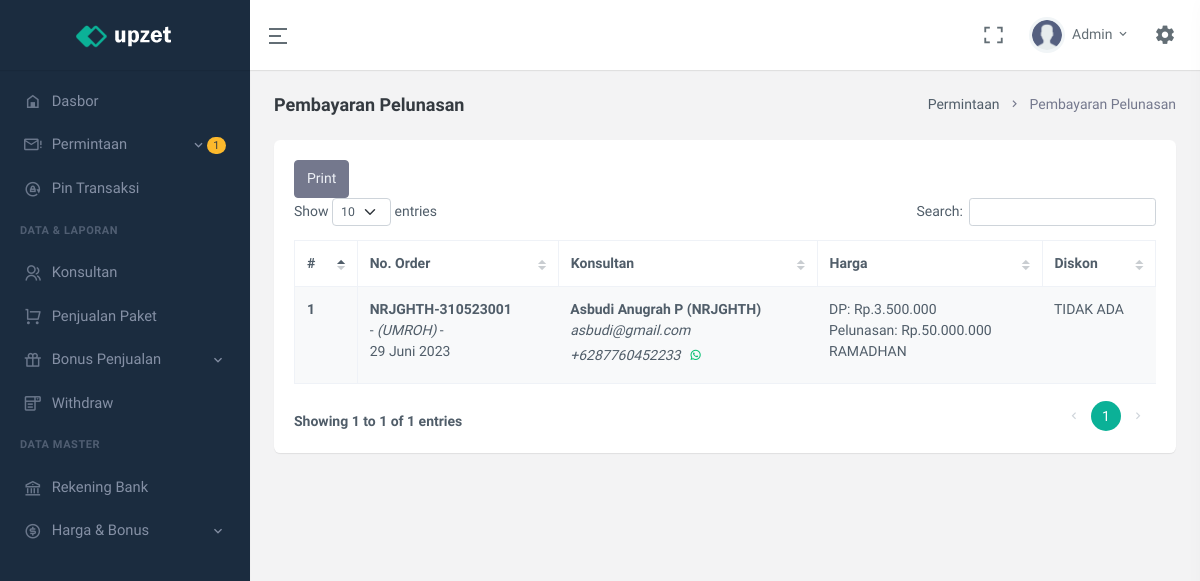
Page /pending-pelunasan.php (signed in) on the earlier database version.
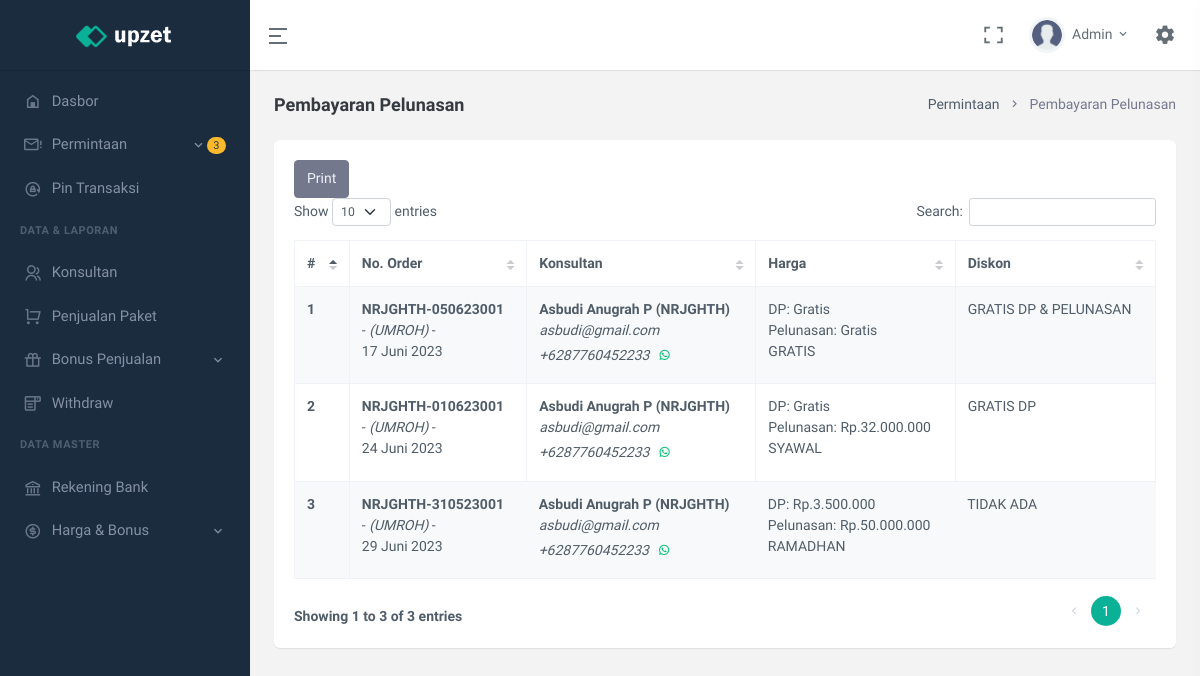
Same page on the later database version.
### tables this page shows
CREATE TABLE `user` (
  `id` int(11) UNSIGNED NOT NULL,
  `code_referral` varchar(7) NOT NULL,
  `email` varchar(250) NOT NULL,
  `name` varchar(25) NOT NULL,
  `no_telpn` varchar(25) NOT NULL,
  `password` text NOT NULL,
  `role_user` enum('ADMIN','OWNER','KONSULTAN') NOT NULL DEFAULT 'KONSULTAN',
  `upline` varchar(7) NOT NULL DEFAULT 'ADMIN',
  `status` enum('AKTIF','TIDAK AKTIF') NOT NULL DEFAULT 'TIDAK AKTIF',
  `join_date` datetime NOT NULL
);

CREATE TABLE `data_penjualan` (
  `id` int(11) UNSIGNED NOT NULL,
  `code_order` varchar(20) NOT NULL,
  `perekrut` varchar(7) NOT NULL,
  `direkrut` varchar(7) NOT NULL,
  `category` enum('UMROH','HAJI') NOT NULL,
  `is_diskon` enum('GRATIS DP & PELUNASAN','GRATIS DP','TIDAK ADA') NOT NULL,
  `uang_muka` double NOT NULL,
  `bukti_tf_uang_muka` text NOT NULL,
  `paket_pelunasan` enum('REGULER','EKSEKUTIF','RAMADHAN','SYAWAL','GRATIS') DEFAULT NULL,
  `uang_pelunasan` double DEFAULT 0,
  `bukti_tf_pelunasan` text DEFAULT NULL,
  `status` enum('PENDING','DITOLAK','MENUNGGU PELUNASAN','MENUNGGU KONFIRMASI PELUNASAN','PELUNASAN DITOLAK','LUNAS') NOT NULL DEFAULT 'PENDING',
  `date` datetime NOT NULL
);

### pending-pelunasan.php (the view, shortened to what the changed rows need)
<?php
    include "config/userLogin.php";
    include "config/pendingPelunasanConfig.php";
?>
<!doctype html>
<html lang="en">
<head>
    <link href="assets/libs/datatables.net-bs4/css/dataTables.bootstrap4.min.css" rel="stylesheet" type="text/css" />
    <link href="assets/libs/datatables.net-buttons-bs4/css/buttons.bootstrap4.min.css" rel="stylesheet"
        type="text/css" />
    <link href="assets/libs/datatables.net-responsive-bs4/css/responsive.bootstrap4.min.css" rel="stylesheet"
        type="text/css" />
    <link href="assets/libs/sweetalert2/sweetalert2.min.css" rel="stylesheet" type="text/css" />
    <link href="assets/css/bootstrap.min.css" id="bootstrap-style" rel="stylesheet" type="text/css" />
    <link href="assets/css/icons.min.css" rel="stylesheet" type="text/css" />
    <link href="assets/css/app.min.css" id="app-style" rel="stylesheet" type="text/css" />
</head>
<body data-sidebar="dark">
    <div id="layout-wrapper">
        <?php include "partial/topBar.php" ?>
        <?php include "partial/sideBar.php" ?>
        <div class="main-content">
            <div class="page-content">
                <div class="container-fluid">
                    <div class="row">
                        <div class="col-12">
                            <div class="page-title-box d-sm-flex align-items-center justify-content-between">
                                <h4 class="mb-sm-0"><?= $title ?></h4>
                                <div class="page-title-right">
                                    <ol class="breadcrumb m-0">
                                        <li class="breadcrumb-item"><a
                                                href="javascript: void(0);"><?= $role_user == "ADMIN" ? "Permintaan" : "Proses Order" ?></a>
                                        </li>
                                        <li class="breadcrumb-item active">
                                            <?= $title ?></li>
                                    </ol>
                                </div>
                            </div>
                        </div>
                    </div>
                    <div class="row">
                        <div class="col-12">
                            <div class="card">
                                <div class="card-body">
                                    <div id="downloadPdfBtn"></div>
                                    <table id="datatable" class="table table-striped dt-responsive table-bordered nowrap" style="border-collapse: collapse; border-spacing: 0; width: 100%;">
                                        <thead>
                                            <tr>
                                                <th>#</th>
                                                <th>No. Order</th>
                                                <?php if($role_user == "ADMIN"){ ?>
                                                    <th>Konsultan</th>
                                                <?php } ?>
                                                <th>Harga</th>
                                                <th>Diskon</th>
                                            </tr>
                                        </thead>
                                        <tbody>
                                            <?= dataTable() ?>
                                        </tbody>
                                    </table>
                                </div>
                            </div>
                        </div>
                    </div>
                </div>
            </div>
        </div>
    </div>
</body>
</html>

### partial/topBar.php (shortened to what the changed rows need)
<header id="page-topbar">
    <div class="navbar-header">
        <div class="d-flex">
            <div class="dropdown d-inline-block user-dropdown">
                <button type="button" class="btn header-item waves-effect" id="page-header-user-dropdown"
                    data-bs-toggle="dropdown" aria-haspopup="true" aria-expanded="false">
                    <img class="rounded-circle header-profile-user" src="assets/images/users/avatar-2.png"
                        alt="Header Avatar">
                    <span class="d-none d-xl-inline-block ms-1"><?= explode(" ",$name)[0] ?></span>
                    <i class="mdi mdi-chevron-down d-none d-xl-inline-block"></i>
                </button>
            </div>
        </div>
    </div>
</header>

### partial/sideBar.php (shortened to what the changed rows need)
<?php
    $dataPenjualanClass = new dataPenjualanClass();
    $withdrawClass = new withdrawClass();
?>
<div class="vertical-menu">
    <div data-simplebar class="h-100">
        <div id="sidebar-menu">
            <ul class="metismenu list-unstyled" id="side-menu">
                <?php
                    if($role_user == "ADMIN"){
                        $dataNotif = $dataPenjualanClass->selectDataPenjualan("all");
                        $orderNumPendingNotif = 0;
                        $orderNumPendingPelunansanNotif = 0;
                        foreach($dataNotif['data'] as $row){
                            if($row['status'] == "PENDING"){
                                $orderNumPendingNotif += 1;
                            }elseif($row['status'] == "MENUNGGU KONFIRMASI PELUNASAN"){
                                $orderNumPendingPelunansanNotif += 1;
                            }
                        }
                        $dataWd = $withdrawClass->selectWithdraw("oneCondition", "status", "PENDING");
                        $wdnUMPending = $dataWd['nums'];
                ?>
                    <li>
                        <a href="javascript: void(0);" class="has-arrow waves-effect">
                            <i class="mdi mdi-email-alert-outline"></i>
                            <?php if($orderNumPendingNotif + $orderNumPendingPelunansanNotif + $wdnUMPending > 0){ ?>
                                <span class="badge rounded-pill bg-warning text-dark float-end"><?= $orderNumPendingNotif + $orderNumPendingPelunansanNotif + $wdnUMPending ?></span>
                            <?php } ?>
                            <span>Permintaan</span>
                        </a>
                    </li>
                <?php } ?>
            </ul>
        </div>
    </div>
</div>

### config/pendingPelunasanConfig.php (shortened to what the changed rows need)
<?php
$dataJamaahClass = new dataJamaahClass();
$dataPenjualanClass = new dataPenjualanClass();
$title = $role_user == "ADMIN" ? "Pembayaran Pelunasan" : "Pending Pelunasan";
function dataTable(){
    global $dataPenjualanClass;
    global $role_user;
    $num = 1;
    $data = $dataPenjualanClass->selectDataPenjualan("oneCondition", "perekrut", $_SESSION['id_nrjtour']);
    if($role_user == "ADMIN"){
        $data = $dataPenjualanClass->selectDataPenjualan("all");
    }
    foreach($data['data'] as $row){
        $infoUser = "";
        if($role_user == "ADMIN"){
            $infoUser = '<td>
                            <strong>' . dataUser($row['perekrut'])['name'] . ' (' . $row['perekrut'] . ')</strong><br>
                            <i>' . dataUser($row['perekrut'])['email'] . '</i><br>
                            <i>+62' . dataUser($row['perekrut'])['no_telpn'] . '</i><a href="https://api.whatsapp.com/send?phone=62' . dataUser($row['perekrut'])['no_telpn'] . '" class="btn btn-sm text-success radius-5"><i class="mx-auto ri-whatsapp-line"></i></a><br>
                        </td>';
        }
        $btn = $row['status'] == "MENUNGGU KONFIRMASI PELUNASAN" ? '-,-' : '<a href="#resend' . $row['code_order'] . '" data-bs-toggle="modal" class="btn btn-sm btn-warning"><i class="mx-auto ri-restart-line"></i></a>';
        $show = $row['status'] == "MENUNGGU KONFIRMASI PELUNASAN" || $row['status'] == "PELUNASAN DITOLAK" ? true : false;
        if($role_user == "ADMIN"){
            $btn = '<a href="#confirmDp' . $row['code_order'] . '" data-bs-toggle="modal" class="btn btn-sm btn-success"><i class="mx-auto ri-check-line"></i></a>';
            $show = $row['status'] == "MENUNGGU KONFIRMASI PELUNASAN" ? true : false;
        }
        if($show){
            $dpFee = $row['uang_muka'] > 0 ? "Rp." . number_format($row['uang_muka'],0,",",".") : "Gratis";
            $pelunasanFee = $row['uang_pelunasan'] > 0 ? "Rp." . number_format($row['uang_pelunasan'],0,",",".") : "Gratis";
            echo '<tr>
                    <th> ' . $num++ . ' </th>
                    <td><strong>' . $row['code_order'] . '</strong><br> - <i>(' . $row['category'] . ')</i> - <br>' . dataJamaah($row['code_order'])['tgl_berangkat'] . '</td>
                    ' . $infoUser . '
                    <td>
                        DP: ' . $dpFee . '<br>
                        Pelunasan: ' . $pelunasanFee . '<br>
                        ' . $row['paket_pelunasan'] . '
                    </td>
                    <td> ' . $row['is_diskon'] . ' </td>
                    <td>
                        <strong>' . dataUser($row['direkrut'])['name'] . ' (' . $row['direkrut'] . ')</strong><br>
                        <i>' . dataUser($row['direkrut'])['email'] . '</i><br>
                        <i>+62' . dataUser($row['direkrut'])['no_telpn'] . '</i><a href="https://api.whatsapp.com/send?phone=62' . dataUser($row['direkrut'])['no_telpn'] . '" class="btn btn-sm text-success radius-5"><i class="mx-auto ri-whatsapp-line"></i></a><br>
                        <a href="#detailJamaah' . $row['code_order'] . '" data-bs-toggle="modal">Detail</a>
                    </td>
                    <td>' . colorStatus($row['status']) . '</td>
                    <td>' . $row['date'] . '</td>
                    <td>
                        ' .  $btn . '
                    </td>
                </tr>';
        }
    }
}
function dataJamaah($codeOrder){
    global $dataJamaahClass;
    $data = $dataJamaahClass->selectDataJamaah("oneCondition","code_order",$codeOrder);
    foreach($data['data'] as $row){
        $result['foto_ktp'] = $row['foto_ktp'];
        $result['nik'] = $row['nik'];
        $result['nama'] = $row['nama'];
        $result['tempat_lahir'] = $row['tempat_lahir'];
        $result['tgl_lahir'] = ubahFormatTanggal($row['tgl_lahir']);
        $result['detail_alamat'] = $row['detail_alamat'];
        $result['prov'] = $row['prov'];
        $result['kab_kota'] = $row['kab_kota'];
        $result['kec'] = $row['kec'];
        $result['jk'] = $row['jk'];
        $result['status_perkawinan'] = $row['status_perkawinan'];
        $result['tgl_berangkat'] = ubahFormatTanggal($row['tgl_berangkat']);
    }
    return $result;
}
function ubahFormatTanggal($tanggal){
    $bulan = array(
        1 => 'Januari',
        2 => 'Februari',
        3 => 'Maret',
        4 => 'April',
        5 => 'Mei',
        6 => 'Juni',
        7 => 'Juli',
        8 => 'Agustus',
        9 => 'September',
        10 => 'Oktober',
        11 => 'November',
        12 => 'Desember'
    );
    $tanggalArr = explode('-', $tanggal);
    if(intval($tanggalArr[2]) < 10){
        $tanggalBaru = '0' . intval($tanggalArr[2]) . ' ' . $bulan[intval($tanggalArr[1])] . ' ' . $tanggalArr[0];
    }else{
        $tanggalBaru = intval($tanggalArr[2]) . ' ' . $bulan[intval($tanggalArr[1])] . ' ' . $tanggalArr[0];
    }
    return $tanggalBaru;
}
function colorStatus($txt){
    global $role_user;
    if($txt == "MENUNGGU KONFIRMASI PELUNASAN"){
        $text = $role_user == "ADMIN" ? "KONFIRMASI PELUNASAN" : "PENDING PELUNASAN";
        return '<span class="badge rounded-pill alert-warning">' . $text . '</span>';
    }elseif($txt == "PELUNASAN DITOLAK"){
        return '<span class="badge rounded-pill alert-danger">' . $txt . '</span>';
    }
}
function dataUser($idUser){
    global $userClass;
    $data = $userClass->selectUser("oneCondition","code_referral",$idUser);
    foreach($data['data'] as $row){
        $result['name'] = $row['name'];
        $result['email'] = $row['email'];
        $result['no_telpn'] = $row['no_telpn'];
        $result['status'] = $row['status'];
        $result['upline'] = $row['upline'];
    }
    $result['nums'] = $data['nums'];
    return $result;
}
?>

Differences in the rows shown:
computed for user "Pembayaran Pelunasan": role_user "1" → "3"
now on this page (row edited): data_penjualan: code_order "NRJGHTH-050623001", category "UMROH", tgl_berangkat "17 Juni 2023", perekrut.name "Asbudi Anugrah P", perekrut "NRJGHTH", email "asbudi@gmail.com", no_telpn "87760452233", uang_muka "Gratis", uang_pelunasan "Gratis", paket_pelunasan "GRATIS", is_diskon "GRATIS DP & PELUNASAN"
now on this page (row edited): data_penjualan: code_order "NRJGHTH-010623001", category "UMROH", tgl_berangkat "24 Juni 2023", name "Asbudi Anugrah P", perekrut "NRJGHTH", email "asbudi@gmail.com", no_telpn "87760452233", uang_muka "Gratis", uang_pelunasan "Rp.32.000.000", paket_pelunasan "SYAWAL", is_diskon "GRATIS DP"
Other differences:
text written by a page script: "Show entries Search: Showing 1 to 1 of 1 entries 1" → "Show entries Search: Showing 1 to 3 of 3 entries 1"
